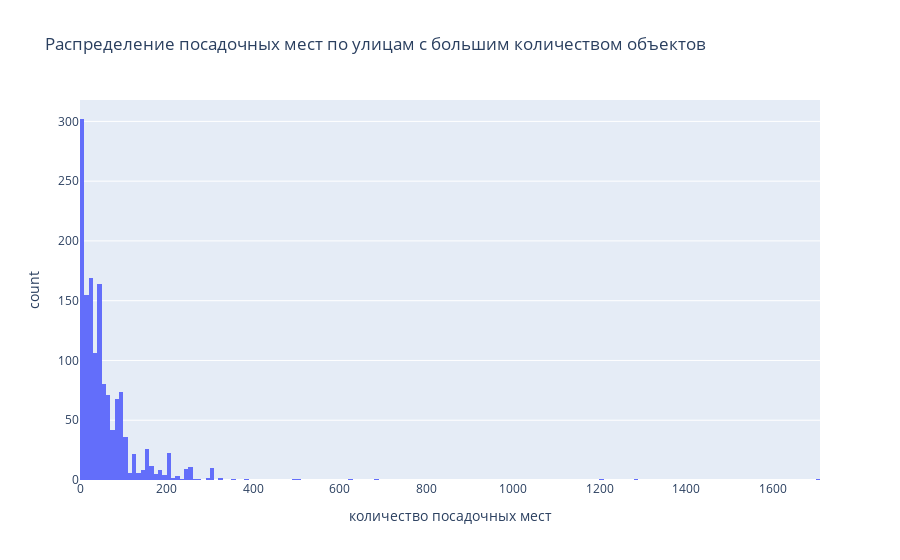

Notebook code cell kept with this figure:
### Code cell
fig = px.histogram(many_obj_data, x='number',labels={'number':'количество посадочных мест'},
title='Распределение посадочных мест по улицам с большим количеством объектов')
fig.show()

### Figure 1 — Plotly figure (JSON) as saved in the notebook; plotly's stock layout.template omitted (floating-point values rounded to 4 significant figures; data arrays with more than 128 entries replaced by an {"elided": "..."} marker saying what was removed)
{"data": [{"alignmentgroup": "True", "bingroup": "x", "hovertemplate": "количество посадочных мест=%{x}<br>count=%{y}<extra></extra>", "legendgroup": "", "marker": {"color": "#636efa", "pattern": {"shape": ""}}, "name": "", "offsetgroup": "", "orientation": "v", "showlegend": false, "type": "histogram", "x": {"elided": "1438 int values"}, "xaxis": "x", "yaxis": "y"}], "layout": {"barmode": "relative", "legend": {"tracegroupgap": 0}, "title": {"text": "Распределение посадочных мест по улицам с большим количеством объектов"}, "xaxis": {"anchor": "y", "domain": [0, 1], "title": {"text": "количество посадочных мест"}}, "yaxis": {"anchor": "x", "domain": [0, 1], "title": {"text": "count"}}}}
